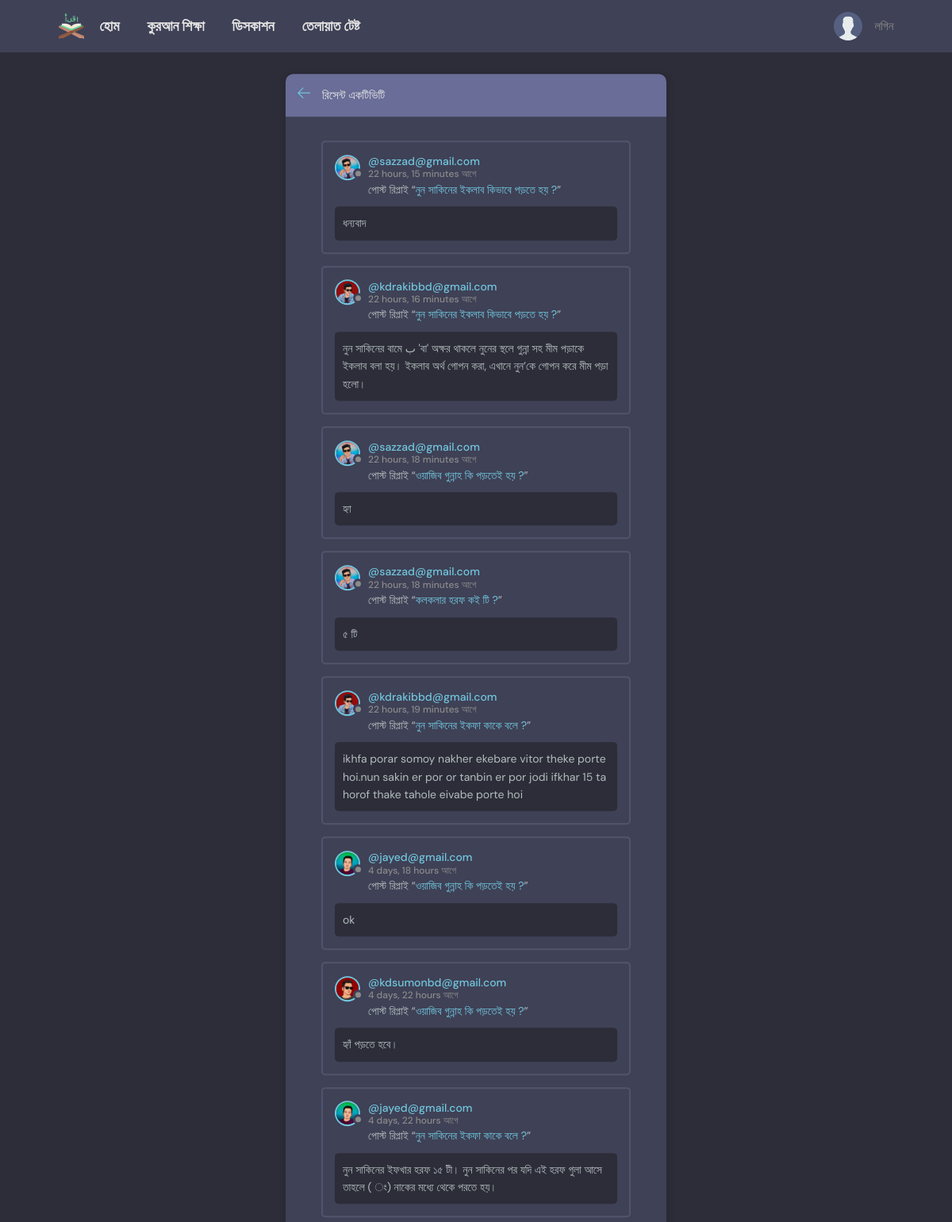
The page /activity/ on the database its author committed.
### base/models.py (models this page shows, shortened)
class Message(models.Model):
    user = models.ForeignKey(User, on_delete=models.CASCADE)
    room = models.ForeignKey(Room, on_delete=models.CASCADE)
    body = models.TextField()
    updated = models.DateTimeField(auto_now=True)
    created = models.DateTimeField(auto_now_add=True)
    class Meta:
        ordering = ['-updated', '-created']

class User(AbstractUser):
    name = models.CharField(max_length=200, null=True)
    email = models.EmailField(unique=True, null=True)
    bio = models.TextField(null=True)
    avatar = models.ImageField(null=True, default="avatar.svg")
    USERNAME_FIELD = 'email' # jokhn admin e dhukte jabo eta off kore dibo
    REQUIRED_FIELDS = []

class Room(models.Model):
    host = models.ForeignKey(User, on_delete=models.SET_NULL, null=True)
    topic = models.ForeignKey(Topic, on_delete=models.SET_NULL, null=True)
    name = models.CharField(max_length=200)
    description = models.TextField(null=True, blank=True)
    participants = models.ManyToManyField(
        User, related_name='participants', blank=True)
    updated = models.DateTimeField(auto_now=True)
    created = models.DateTimeField(auto_now_add=True)
    class Meta:
        ordering = ['-updated', '-created']
    def __str__(self):
        return self.name

### base/views.py (the view)
# urls.py: path('activity/', views.activityPage, name="activity"),
def activityPage(request):
    room_messages = Message.objects.all()
    return render(request, 'base/activity.html', {'room_messages': room_messages})

### base/templates/base/activity.html (shortened to what this page needs)
{% extends 'main.html' %}
{% block content %}
<main class="layout">
  <div class="container">
    <div class="layout__box">
      <div class="layout__boxHeader">
        <div class="layout__boxTitle">
          <a href="{% url 'home' %}">
            <svg version="1.1" xmlns="http://www.w3.org/2000/svg" width="32" height="32" viewBox="0 0 32 32">
              <title>arrow-left</title>
              <path
                d="M13.723 2.286l-13.723 13.714 13.719 13.714 1.616-1.611-10.96-10.96h27.625v-2.286h-27.625l10.965-10.965-1.616-1.607z">
              </path>
              </path>
            </svg>
          </a>
          <h3>রিসেন্ট একটিভিটি</h3>
        </div>
      </div>
      <div class="activities-page layout__body">
        {% for message in room_messages %}
        <div class="activities__box">
          <div class="activities__boxHeader roomListRoom__header">
            <a href="{% url 'user-profile' message.user.id %}" class="roomListRoom__author">
              <div class="avatar avatar--small">
                <img src="{{message.user.avatar.url}}" />
              </div>
              <p>
                @{{message.user}}
                <span>{{message.created|timesince}} আগে</span>
              </p>
            </a>
          </div>
          <div class="activities__boxContent">
            <p>পোস্ট রিপ্লাই “<a href="{% url 'room' message.room.id %}">{{message.room}}</a>”</p>
            <div class="activities__boxRoomContent">
              {{message.body}}
            </div>
          </div>
        </div>
        {% endfor %}
      </div>
    </div>
  </div>
</main>
{% endblock content %}

### static/styles/style.css (style rules this page uses)
:root { --color-main: #71c6dd; --color-main-light: #e1f6fb; --color-dark: #3f4156; --color-dark-medium: #51546e; --color-dark-light: #696d97; --color-light: #e5e5e5; --color-gray: #8b8b8b; --color-light-gray: #b2bdbd; --color-bg: #2d2d39; --color-success: #5dd693; --color-error: #fc4b0b; }
* { font-family: "DM Sans", -apple-system, BlinkMacSystemFont, "Segoe UI", Roboto, Oxygen, Ubuntu, Cantarell, "Open Sans", "Helvetica Neue", sans-serif; margin: 0; padding: 0; box-sizing: border-box; text-rendering: optimizeLegibility; font-size: inherit; }
html { font-size: 56%; }
@media only screen and (min-width: 1200px) { html { font-size: 62.5%; } }
body { line-height: 1.6; font-weight: 400; font-size: 1.5rem; color: var(--color-light-gray); background-color: var(--color-bg); min-height: 100vh; }
img { width: 100%; }
a { display: inline-block; color: var(--color-main); text-decoration: none; }
.container { max-width: 120rem; width: 90%; margin: auto; }
.avatar { position: relative; display: inline-block; border-radius: 50%; border: 2px solid var(--color-main); }
.avatar img { display: block; border-radius: 50%; object-fit: cover; object-position: center; }
.avatar::after { content: ""; display: block; position: absolute; background-color: var(--color-gray); z-index: 111; border-radius: 50%; border: 0.3rem solid var(--color-dark); }
.avatar.avatar--small img { width: 2.8rem; height: 2.8rem; }
.avatar.avatar--small:after { width: 0.7rem; height: 0.7rem; bottom: 0px; right: -6px; }
.layout { margin-top: 2.4rem; }
.layout > .container { display: flex; justify-content: space-between; align-items: flex-start; }
.layout__box { width: 90%; max-width: 48rem; min-height: 40rem; position: absolute; top: 50%; left: 50%; transform: translate(-50%, -46%); background-color: var(--color-dark); border-radius: 1rem; box-shadow: 1px 1px 6px 3px rgba(0, 0, 0, 0.1); overflow: hidden; }
.layout__boxHeader { display: flex; padding: 1.5rem; background-color: var(--color-dark-light); }
.layout__boxTitle { display: flex; gap: 1.5rem; align-items: center; }
.layout__boxTitle h3 { text-transform: uppercase; font-weight: 500; color: var(--color-light); }
.layout__boxTitle svg { width: 1.6rem; height: 1.6rem; fill: var(--color-main); }
.layout__body { margin: 3rem; }
.roomListRoom__header { display: flex; justify-content: space-between; align-items: center; }
.roomListRoom__author { font-weight: 500; display: flex; align-items: center; gap: 1rem; }
.activities__box { margin: 1.5rem; padding: 1.5rem; border: 2px solid var(--color-dark-medium); border-radius: 5px; }
.activities__boxHeader p { font-size: 1.4rem; line-height: 1.3; }
.activities__boxHeader p span { color: var(--color-gray); font-size: 1.2rem; display: block; }
.activities__boxContent { margin-left: 4.2rem; }
.activities__boxContent { font-size: 1.4rem; }
.activities__boxRoomContent { background: var(--color-bg); padding: 1rem; border-radius: 5px; margin-top: 1rem; margin-left: -4.2rem; }

### rows shown on the page
Message: user.avatar (picture), user "sazzad@gmail.com", created "22 hours, 15 minutes", room "নুন সাকিনের ইকলাব কিভাবে পড়তে হয় ?", body "ধন্যবাদ"
Message: user.avatar (picture), user "kdrakibbd@gmail.com", created "22 hours, 16 minutes", room "নুন সাকিনের ইকলাব কিভাবে পড়তে হয় ?", body "নুন সাকিনের বামে ﺏ 'বা' অক্ষর থাকলে নুনের স্থলে গুন্না সহ মীম পড়াকে ইকলাব বলা হয়। ইকলাব অর্থ গোপন করা, এখানে নুন’কে গোপন করে মীম পড়া হলো।"
Message: user.avatar (picture), user "sazzad@gmail.com", created "22 hours, 18 minutes", room "ওয়াজিব গুন্নাহ কি পড়তেই হয় ?", body "হ্যা"
Message: user.avatar (picture), user "sazzad@gmail.com", created "22 hours, 18 minutes", room "কলকলার হরফ কই টি ?", body "৫ টি"
Message: user.avatar (picture), user "kdrakibbd@gmail.com", created "22 hours, 19 minutes", room "নুন সাকিনের ইকফা কাকে বলে ?", body "ikhfa porar somoy nakher ekebare vitor theke porte hoi.nun sakin er por or tanbin er por jodi ifkhar 15 ta horof thake tahole eivabe porte hoi"
Message: user.avatar (picture), user "jayed@gmail.com", created "4 days, 18 hours", room "ওয়াজিব গুন্নাহ কি পড়তেই হয় ?", body "ok"
Message: user.avatar (picture), user "kdsumonbd@gmail.com", created "4 days, 22 hours", room "ওয়াজিব গুন্নাহ কি পড়তেই হয় ?", body "হ্যাঁ পড়তে হবে।"
Message: user.avatar (picture), user "jayed@gmail.com", created "4 days, 22 hours", room "নুন সাকিনের ইকফা কাকে বলে ?", body "নুন সাকিনের ইফখার হরফ ১৫ টী। নুন সাকিনের পর যদি এই হরফ গুলা আসে তাহলে ( ং) নাকের মধ্যে থেকে পরতে হয়।"
